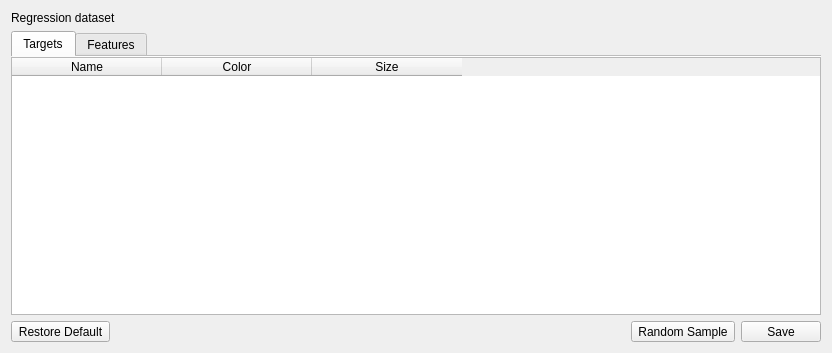
<?xml version="1.0" encoding="UTF-8"?>
<ui version="4.0">
 <class>Dialog</class>
 <widget class="QDialog" name="Dialog">
  <property name="geometry">
   <rect>
    <x>0</x>
    <y>0</y>
    <width>832</width>
    <height>353</height>
   </rect>
  </property>
  <property name="windowTitle">
   <string>Regression Dataset Manager</string>
  </property>
  <layout class="QVBoxLayout" name="verticalLayout">
   <item>
    <layout class="QHBoxLayout" name="horizontalLayout">
     <item>
      <widget class="QLabel" name="label_50">
       <property name="sizePolicy">
        <sizepolicy hsizetype="Fixed" vsizetype="Fixed">
         <horstretch>0</horstretch>
         <verstretch>0</verstretch>
        </sizepolicy>
       </property>
       <property name="minimumSize">
        <size>
         <width>150</width>
         <height>0</height>
        </size>
       </property>
       <property name="text">
        <string>Regression dataset</string>
       </property>
      </widget>
     </item>
     <item>
      <widget class="ProcessingParameterPickleFileRegressionDatasetWidget" name="mDataset" native="true"/>
     </item>
    </layout>
   </item>
   <item>
    <widget class="QTabWidget" name="tab_18">
     <property name="tabPosition">
      <enum>QTabWidget::North</enum>
     </property>
     <property name="tabShape">
      <enum>QTabWidget::Rounded</enum>
     </property>
     <property name="currentIndex">
      <number>0</number>
     </property>
     <property name="documentMode">
      <bool>true</bool>
     </property>
     <widget class="QWidget" name="tab_25">
      <attribute name="title">
       <string>Targets</string>
      </attribute>
      <layout class="QVBoxLayout" name="verticalLayout_15">
       <property name="spacing">
        <number>6</number>
       </property>
       <property name="leftMargin">
        <number>0</number>
       </property>
       <property name="topMargin">
        <number>0</number>
       </property>
       <property name="rightMargin">
        <number>0</number>
       </property>
       <property name="bottomMargin">
        <number>0</number>
       </property>
       <item>
        <widget class="QTableWidget" name="mTargetTable">
         <property name="sizePolicy">
          <sizepolicy hsizetype="Expanding" vsizetype="Expanding">
           <horstretch>1</horstretch>
           <verstretch>1</verstretch>
          </sizepolicy>
         </property>
         <property name="selectionMode">
          <enum>QAbstractItemView::NoSelection</enum>
         </property>
         <attribute name="horizontalHeaderDefaultSectionSize">
          <number>150</number>
         </attribute>
         <column>
          <property name="text">
           <string>Name</string>
          </property>
         </column>
         <column>
          <property name="text">
           <string>Color</string>
          </property>
         </column>
         <column>
          <property name="text">
           <string>Size</string>
          </property>
         </column>
        </widget>
       </item>
      </layout>
     </widget>
     <widget class="QWidget" name="tab_26">
      <attribute name="title">
       <string>Features</string>
      </attribute>
      <layout class="QVBoxLayout" name="verticalLayout_16">
       <property name="leftMargin">
        <number>0</number>
       </property>
       <property name="topMargin">
        <number>0</number>
       </property>
       <property name="rightMargin">
        <number>0</number>
       </property>
       <property name="bottomMargin">
        <number>0</number>
       </property>
       <item>
        <widget class="QTableWidget" name="mFeaturesTable">
         <property name="sizePolicy">
          <sizepolicy hsizetype="Expanding" vsizetype="Expanding">
           <horstretch>1</horstretch>
           <verstretch>1</verstretch>
          </sizepolicy>
         </property>
         <property name="selectionMode">
          <enum>QAbstractItemView::NoSelection</enum>
         </property>
         <column>
          <property name="text">
           <string>Name</string>
          </property>
         </column>
        </widget>
       </item>
      </layout>
     </widget>
    </widget>
   </item>
   <item>
    <layout class="QHBoxLayout" name="horizontalLayout_2">
     <item>
      <widget class="QToolButton" name="mRestore">
       <property name="text">
        <string>Restore Default</string>
       </property>
      </widget>
     </item>
     <item>
      <spacer name="horizontalSpacer">
       <property name="orientation">
        <enum>Qt::Horizontal</enum>
       </property>
       <property name="sizeHint" stdset="0">
        <size>
         <width>40</width>
         <height>20</height>
        </size>
       </property>
      </spacer>
     </item>
     <item>
      <widget class="QToolButton" name="mRandomSample">
       <property name="sizePolicy">
        <sizepolicy hsizetype="Fixed" vsizetype="Fixed">
         <horstretch>1</horstretch>
         <verstretch>0</verstretch>
        </sizepolicy>
       </property>
       <property name="text">
        <string>Random Sample</string>
       </property>
       <property name="icon">
        <iconset>
         <normaloff>:/images/themes/default/processingAlgorithm.svg</normaloff>:/images/themes/default/processingAlgorithm.svg</iconset>
       </property>
       <property name="toolButtonStyle">
        <enum>Qt::ToolButtonTextBesideIcon</enum>
       </property>
      </widget>
     </item>
     <item>
      <widget class="QToolButton" name="mSave">
       <property name="sizePolicy">
        <sizepolicy hsizetype="Fixed" vsizetype="Fixed">
         <horstretch>0</horstretch>
         <verstretch>0</verstretch>
        </sizepolicy>
       </property>
       <property name="minimumSize">
        <size>
         <width>80</width>
         <height>0</height>
        </size>
       </property>
       <property name="toolTip">
        <string/>
       </property>
       <property name="text">
        <string>Save</string>
       </property>
      </widget>
     </item>
    </layout>
   </item>
  </layout>
 </widget>
 <customwidgets>
  <customwidget>
   <class>ProcessingParameterPickleFileRegressionDatasetWidget</class>
   <extends>QWidget</extends>
   <header>enmapboxprocessing.parameter.processingparameterpicklefileregressiondatasetwidget</header>
   <container>1</container>
  </customwidget>
 </customwidgets>
 <resources/>
 <connections/>
</ui>
